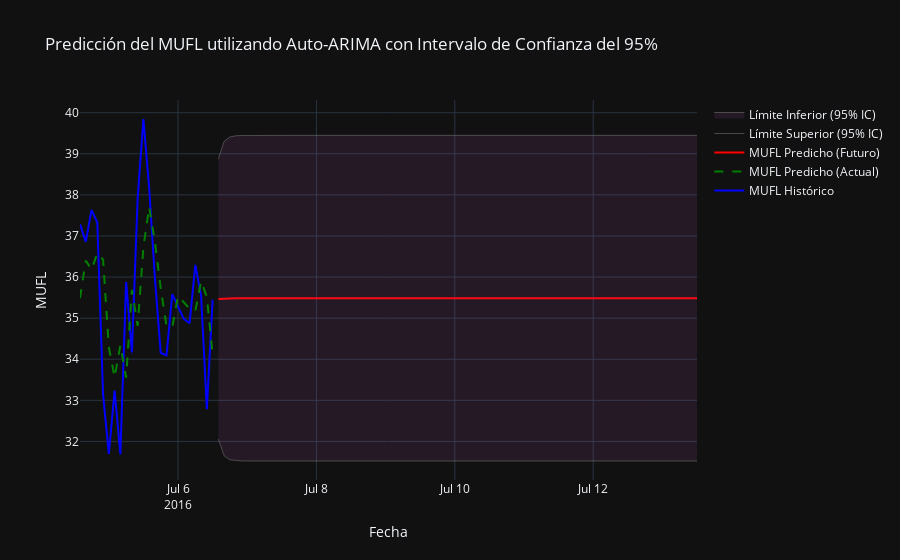

Source (notebook cell):
### Code cell
import numpy as np
import pandas as pd
import plotly.graph_objects as go
from pmdarima import auto_arima  # Importamos auto_arima
from statsmodels.tsa.stattools import adfuller
from sklearn.metrics import mean_squared_error
from math import sqrt
import warnings
warnings.filterwarnings("ignore")
from datetime import datetime, timedelta

# Cargar datos
data = pd.read_csv("https://huggingface.co/datasets/pkr7098/time-series-forecasting-datasets/resolve/main/ETTh2.csv")
data['date'] = pd.to_datetime(data['date'])
data = data.head(168)
data.set_index('date', inplace=True)
data_2h = data.resample('2H').mean()
hull_data = data_2h[['MUFL']].dropna()  # Usamos MUFL como en el código anterior

# Split the data into training and test sets (80% train, 20% test)
total_rows = len(hull_data)
train_size = int(total_rows * 0.8)
test_size = total_rows - train_size
train = hull_data['MUFL'][:train_size]
test = hull_data['MUFL'][train_size:]

# Stationarity Testing (Dickey-Fuller)
def dickey_fuller_test(series, column_name):
    print(f'Resultados de la prueba de Dickey-Fuller para columna: {column_name}')
    dftest = adfuller(series, autolag='AIC')
    dfoutput = pd.Series(dftest[0:4], index=['Test Statistic', 'p-value', 'No Lags Used', 'Número de observaciones utilizadas'])
    for key, value in dftest[4].items():
        dfoutput[f'Critical Value ({key})'] = value
    print(dfoutput)
    if dftest[1] <= 0.05:
        print("Conclusión: Los datos son estacionarios")
    else:
        print("Conclusión: Los datos no son estacionarios")
    return dftest[1]

# Get p-value from test
p_value = dickey_fuller_test(train, "MUFL")

# Use the last two days (24 points at 2-hour intervals) for modeling
last_two_days = train[-24:]

# Fit auto_arima model - Optimiza automáticamente p, d, q
model = auto_arima(last_two_days, 
                   seasonal=False,  # No asumimos estacionalidad
                   start_p=0, start_q=0, max_p=5, max_q=5,  # Límites para p y q
                   d=None,  # Deja que auto_arima determine d, pero sabemos que es estacionaria
                   trace=True,  # Muestra el proceso de selección
                   error_action='ignore', 
                   suppress_warnings=True)
model_fit = model.fit(last_two_days)

# Forecast for one week (7 days = 7 * 12 = 84 data points at 2-hour intervals)
forecast_steps = 84
forecast = model.predict(n_periods=forecast_steps)

# Confidence intervals from the fitted model
forecast_obj = model_fit.predict(n_periods=forecast_steps, return_conf_int=True)
forecast, conf_int = forecast_obj[0], forecast_obj[1]
ci_lower = conf_int[:, 0]  # Límite inferior
ci_upper = conf_int[:, 1]  # Límite superior

# Create a date range for the forecast
last_date = last_two_days.index[-1]
forecast_dates = pd.date_range(start=last_date + timedelta(hours=2), periods=forecast_steps, freq='2H')

# Create a DataFrame for the forecast with confidence intervals
forecast_ci_df = pd.DataFrame({
    'MUFL_Predicho': forecast,
    'CI_Lower': ci_lower,
    'CI_Upper': ci_upper
}, index=forecast_dates)

# Combine historical and forecast data
historical_pred_df = pd.DataFrame({
    'MUFL_Historico': last_two_days,
    'MUFL_Predicho': model.predict_in_sample()  # Predicciones en la muestra
})

combined_df = pd.concat([historical_pred_df, forecast_ci_df], axis=0)

# Visualize the results
fig = go.Figure()

# Add historical values
fig.add_trace(go.Scatter(
    x=combined_df.index,
    y=combined_df['MUFL_Historico'],
    mode='lines',
    name='MUFL Histórico',
    line=dict(color='blue')
))

# Add predicted values for historical data
fig.add_trace(go.Scatter(
    x=combined_df.index[:len(last_two_days)],
    y=combined_df['MUFL_Predicho'][:len(last_two_days)],
    mode='lines',
    name='MUFL Predicho (Actual)',
    line=dict(color='green', dash='dash')
))

# Add future forecast
fig.add_trace(go.Scatter(
    x=forecast_ci_df.index,
    y=forecast_ci_df['MUFL_Predicho'],
    mode='lines',
    name='MUFL Predicho (Futuro)',
    line=dict(color='red')
))

# Add 95% confidence interval
fig.add_trace(go.Scatter(
    x=forecast_ci_df.index,
    y=forecast_ci_df['CI_Upper'],
    mode='lines',
    name='Límite Superior (95% IC)',
    line=dict(color='gray', width=0.5)
))

fig.add_trace(go.Scatter(
    x=forecast_ci_df.index,
    y=forecast_ci_df['CI_Lower'],
    mode='lines',
    name='Límite Inferior (95% IC)',
    line=dict(color='gray', width=0.5),
    fill='tonexty',
    fillcolor='rgba(200, 100, 200, 0.1)'
))

# Customize the plot
fig.update_layout(
    title='Predicción del MUFL utilizando Auto-ARIMA con Intervalo de Confianza del 95%',
    xaxis_title='Fecha',
    yaxis_title='MUFL',
    hovermode='x unified',
    template="plotly_dark",
    showlegend=True
)

# Show the plot
fig.show()

# Calculate error metrics on the test set
pred_test = model.predict(n_periods=len(test))
rmse = sqrt(mean_squared_error(test, pred_test))
mae = np.mean(np.abs(test - pred_test))
print(f"RMSE on test set: {rmse}")
print(f"MAE on test set: {mae}")

# Naive forecast: Use the last value of the training set for all test predictions
naive_forecast = np.full_like(test, test.iloc[0])

# Calculate error metrics for the naive forecast
rmse_naive = sqrt(mean_squared_error(test, naive_forecast))
mae_naive = np.mean(np.abs(test - naive_forecast))

print(f"Naive Forecast RMSE: {rmse_naive}")
print(f"Naive Forecast MAE: {mae_naive}")

# Print maximum and minimum of the series
print(f"Máximo: {hull_data['MUFL'].max()}")
print(f"Mínimo: {hull_data['MUFL'].min()}")

# Mostrar el orden seleccionado por auto_arima
print(f"Orden ARIMA seleccionado: {model.order}")
